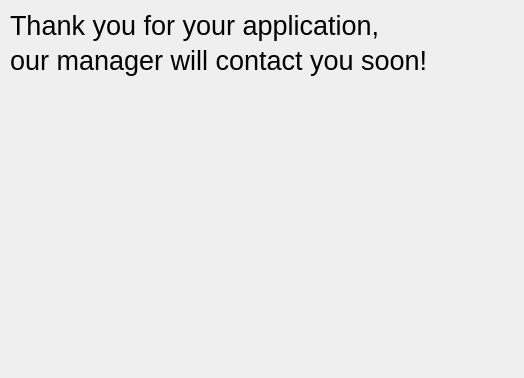
<?xml version="1.0" encoding="UTF-8"?>
<ui version="4.0">
 <class>Dialog</class>
 <widget class="QDialog" name="Dialog">
  <property name="geometry">
   <rect>
    <x>0</x>
    <y>0</y>
    <width>524</width>
    <height>378</height>
   </rect>
  </property>
  <property name="windowTitle">
   <string>Dialog</string>
  </property>
  <widget class="QLabel" name="label">
   <property name="geometry">
    <rect>
     <x>10</x>
     <y>0</y>
     <width>451</width>
     <height>51</height>
    </rect>
   </property>
   <property name="styleSheet">
    <string notr="true">font-size:20pt;
font-weght:bold;</string>
   </property>
   <property name="text">
    <string>Thank you for your application, </string>
   </property>
  </widget>
  <widget class="QLabel" name="label_2">
   <property name="geometry">
    <rect>
     <x>10</x>
     <y>40</y>
     <width>511</width>
     <height>41</height>
    </rect>
   </property>
   <property name="styleSheet">
    <string notr="true">font-size:20pt;
font-weght:bold;</string>
   </property>
   <property name="text">
    <string>our manager will contact you soon!</string>
   </property>
  </widget>
  <widget class="QLabel" name="label_3">
   <property name="geometry">
    <rect>
     <x>100</x>
     <y>90</y>
     <width>321</width>
     <height>251</height>
    </rect>
   </property>
   <property name="text">
    <string/>
   </property>
   <property name="pixmap">
    <pixmap>../../Pictures/Screenshots/Снимок экрана 2025-04-12 204541.png</pixmap>
   </property>
   <property name="scaledContents">
    <bool>true</bool>
   </property>
  </widget>
 </widget>
 <resources/>
 <connections/>
</ui>
